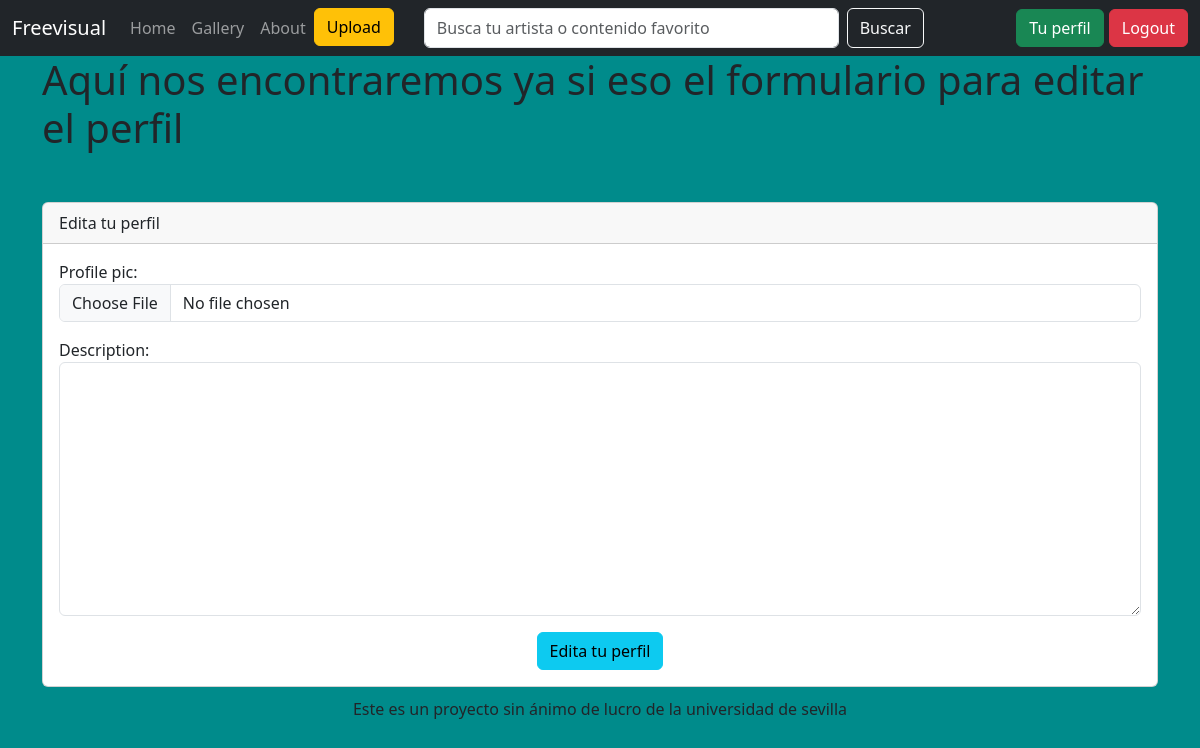
Page /profile/edit/1 (signed in) on the earlier database version.
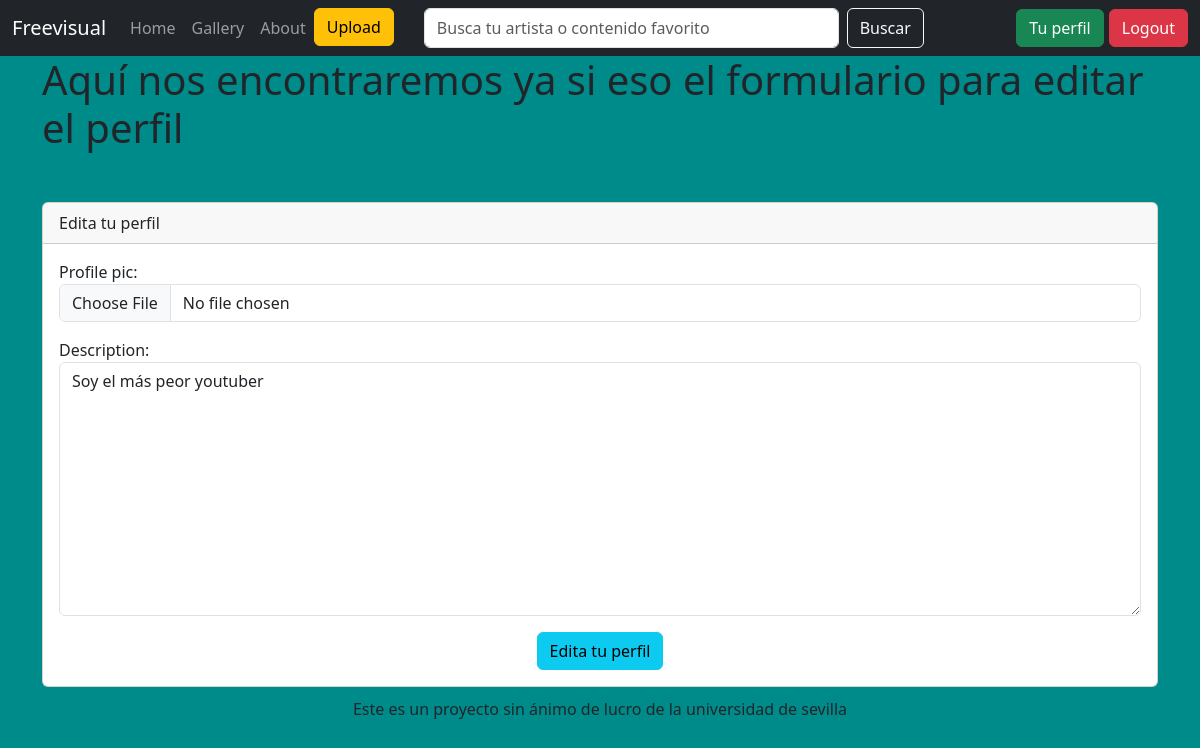
Same page on the later database version.
### freevisual/models.py (models this page shows, shortened)
class Creator(AbstractBaseUser, PermissionsMixin):
    name = models.CharField(max_length=200)
    surname = models.CharField(max_length=200)
    username = models.CharField(max_length=200, unique=True, default='') # Deberíamos añadirle unique=True pero ya tenemos a dos usuarios con el mismo username
    email = models.EmailField(max_length=100) # Los emails debes de ser únicos
    password = models.CharField(max_length=200)
    tools = models.ManyToManyField('Tools', verbose_name="Lista de herramientas del creador")
    specialities = models.ManyToManyField('Speciality', verbose_name="Lista de especialidades del creador")
    is_active = models.BooleanField(default=True)
    is_staff = models.BooleanField(default=False)
    profile_pic = models.ImageField(blank=True, null= True, upload_to='images/', default='images/galactus.png')
    description = models.CharField(blank=True, max_length=200)
    USERNAME_FIELD = 'username'
    REQUIRED_FIELDS = ['name', 'surname']
    objects = CreatorManager()

### freevisual/views.py (the view)
# urls.py: path('profile/edit/<int:profile_id>', views.edit_profile, name='edit_profile'),
def edit_profile(request, profile_id):
    profile = get_object_or_404(Creator, id=profile_id)
    if request.user != profile:
        return HttpResponseForbidden("No puedes editar este perfil.")
    if request.method == 'POST':
        form = EditProfileForm(request.POST, request.FILES, instance=profile)
        if form.is_valid():
            form.save()
            return redirect('profile')  # Redirige al perfil una vez guardado
    else:
        form = EditProfileForm(instance=profile)
    return render(request, 'profile_html/edit_profile.html', {
        'profile': profile,
        'form': form
    })

### freevisual/forms.py
class EditProfileForm(forms.ModelForm):
    class Meta:
        model = Creator
        fields = ['profile_pic', 'description']
        widgets = {
            'profile_pic': forms.ClearableFileInput(attrs={
                'class': 'form-control'
            }),
            'description': forms.Textarea(attrs={
                'class': 'form-control'
            })
        }

### freevisual/templates/profile_html/edit_profile.html (shortened to what this page needs)
{% extends 'layouts/base.html'%}
{% load static %}
{% block content %}
<h1> Aquí nos encontraremos ya si eso el formulario para editar el perfil </h1>
<div class="card mx-auto" style="width: 100%; margin-top: 50px;">
    <div class="card-header">
        Edita tu perfil
    </div>
    <div class="card-body">
        <form method="post" enctype="multipart/form-data">
        <div class="mb-3">
            {{ form.as_p }}
        </div>
        <div class="d-flex justify-content-center">
            <button type="submit" class="btn btn-info">
                Edita tu perfil
            </button>
        </div>
        </form>
    </div>
</div>
{% endblock%}

Differences in the rows shown:
changed Creator: description (not shown) → "Soy el más peor youtuber"
